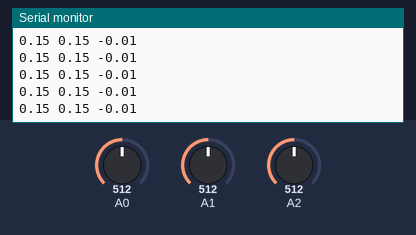
A sketch run on a simulated Arduino Uno, built with avr-gcc and run on an emulated ATmega328P. Parts: the last lines printed to the serial monitor. The test bench sets the inputs (shaded band); at power-on: A0 = 512, A1 = 512, A2 = 512.

Above: at 1.2 s.
1.3 s: A0 set to 403
At 1.33 s:
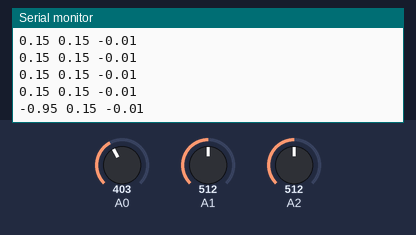
2.8 s: A1 set to 482
At 2.85 s:
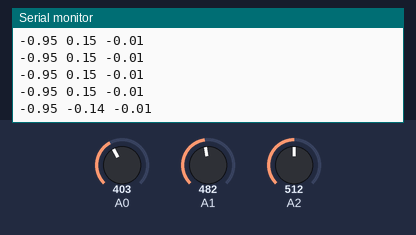
5.8 s: A2 set to 403
At 5.8 s:
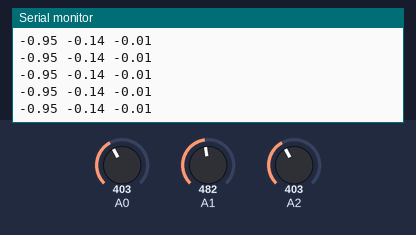
7.3 s: A0 set to 386
At 7.33 s:
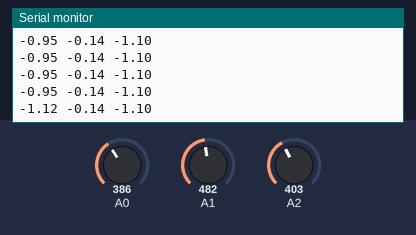
8.8 s: A2 set to 386
At 8.85 s:
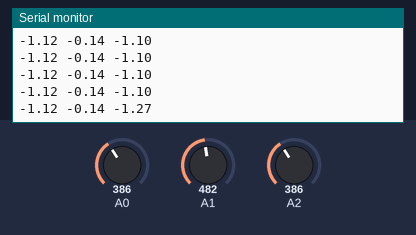
10.3 s: A1 set to 511
At 10.38 s:
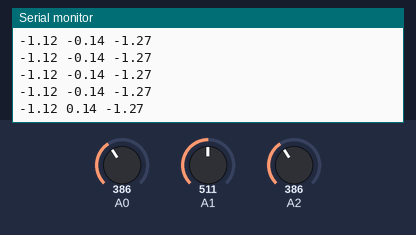
Timing chart, 0 to 12.8 s (numbered marks = the images above; inputs shaded):
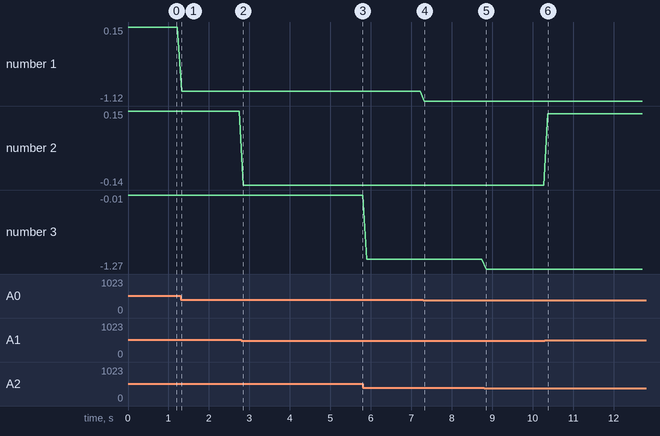

The sketch:

TeensyAdxl335.ino
```cpp
// Sketch for the ADXL335
// Reads the raw X, Y Z values from the accelerometer and normalizes them to +/-1 range.
// Tested on the Teensy 3.1
// For use with project found at
// http://codergirljp.blogspot.com/2014/05/adxl335-accelerometer-on-teensy-31.html

// Analog Input Pins used for the X,Y,Z
const int xInput = 0;  // A0 on the Teensy 3.1
const int yInput = 1;  // A1 on the Teensy 3.1
const int zInput = 2;  // A2 on the Teensy 3.1

// min/max values for each axis
// measured from calibration (see the
const int xMin = 398; // (-1 G)
const int xMax = 596; // (+1 G)

const int yMin = 396; // (-1 G)
const int yMax = 597; // (+1 G)

const int zMin = 413; // (-1 G)
const int zMax = 612; // (+1 G)

int xVal=0;
int yVal=0;
int zVal=0;

void setup()
{
  Serial.begin(38400);
}

void loop()
{
  // get a reading
  xVal = analogRead(0);
  yVal = analogRead(1);
  zVal = analogRead(2);

  // Convert raw values to 'milli-Gs"
  long xScaled = map(xVal, xMin, xMax, -1000, 1000);
  long yScaled = map(yVal, yMin, yMax, -1000, 1000);
  long zScaled = map(zVal, zMin, zMax, -1000, 1000);

  // re-scale to fractional +/- 1 Gs
  float xAccel = xScaled / 1000.0;
  float yAccel = yScaled / 1000.0;
  float zAccel = zScaled / 1000.0;


 // Send the scaled measurements as a space delimited list x y z
  Serial.print(xAccel);
  Serial.print(" ");
  Serial.print(yAccel);
  Serial.print(" ");
  Serial.println(zAccel);
  delay(100);
}
```

Measured:
- after the input at 1.3 s, the serial monitor: prints a new line at once (image 1)
- after the input at 2.8 s, the serial monitor: prints a new line after 0.05 s (image 2)
- after the input at 7.3 s, the serial monitor: prints a new line at once (image 4)
- after the input at 8.8 s, the serial monitor: prints a new line after 0.05 s (image 5)
- after the input at 10.3 s, the serial monitor: prints a new line after 0.07 s (image 6)
- plotted number 1: 0.15 → -0.95 after the input at 1.3 s, -0.95 → -1.12 after the input at 7.3 s
- plotted number 2: 0.15 → -0.14 after the input at 2.8 s, -0.14 → 0.14 after the input at 10.3 s
- plotted number 3: -0.01 → -1.1 after the input at 5.8 s, -1.1 → -1.27 after the input at 8.8 s
